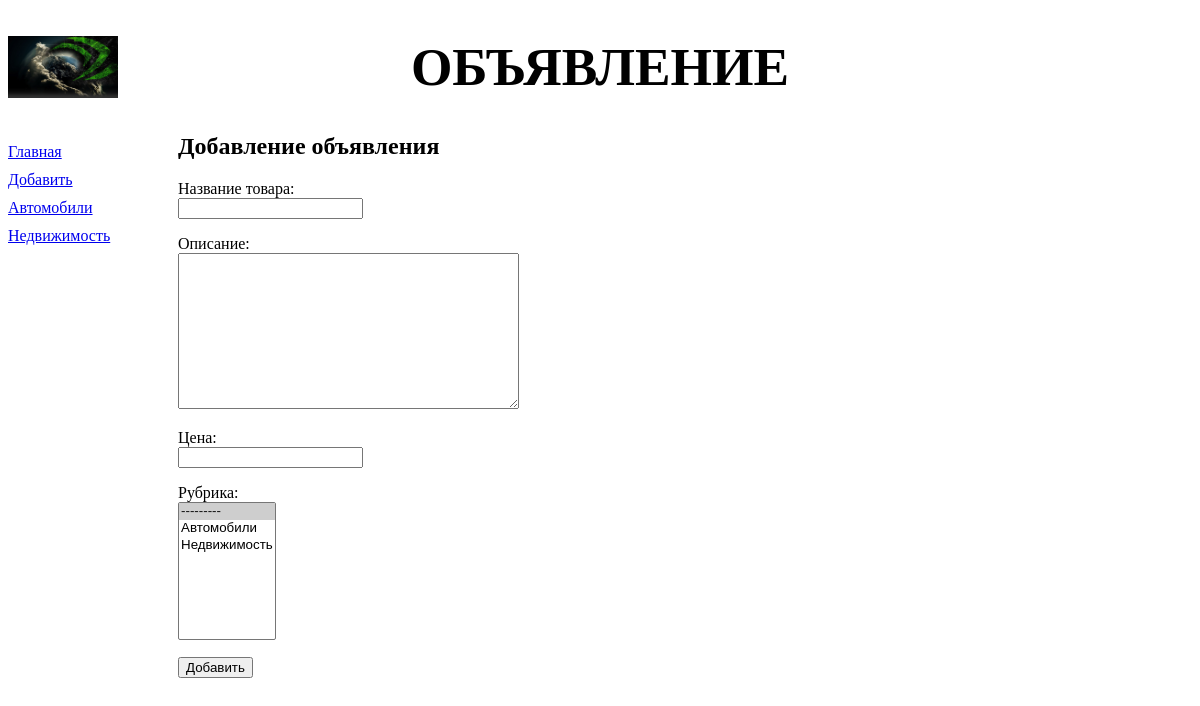
The app's page /bboard/add/, older data.
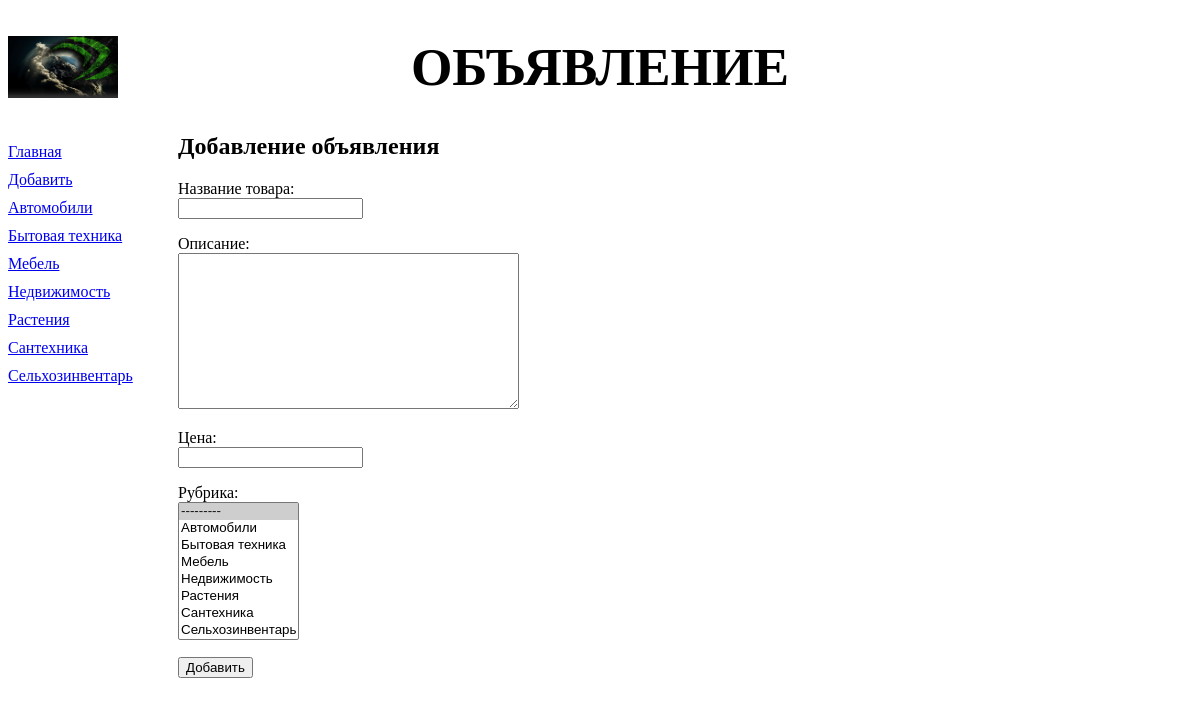
The same page, newer data.
### bboard/models.py (models this page shows)
class Rubric(models.Model):
    name = models.CharField(max_length=20, db_index=True, verbose_name='Название')
    def __str__(self):
        return self.name
    class Meta:
        verbose_name_plural = 'Рубрики'
        verbose_name = 'Рубрика'
        ordering = ['name']

### bboard/views.py (the view)
class BbCreateView(CreateView):
    template_name = 'bboard/create.html'
    form_class = BbForm
    success_url = reverse_lazy('index')
    def get_context_data(self, **kwargs):
        context=super().get_context_data(**kwargs)
        context['rubrics'] = Rubric.objects.all()
        return context

### bboard/forms.py (shortened to what this page needs)
class BbForm(ModelForm):
    title = forms.CharField(label='Название товара')
    content = forms.CharField(label='Описание',
              widget=forms.widgets.Textarea())
    price = forms.DecimalField(label='Цена', decimal_places=2)
    rubric = forms.ModelChoiceField(queryset=Rubric.objects.all(),
             label='Рубрика', help_text='Не забудьте выбрать рубрику!',
             widget=forms.widgets.Select(attrs={'size': 8}))
    class Meta:
        model = Bb
        fields = ('title', 'content', 'price', 'rubric')

### bboard/templates/bboard/create.html (shortened to what this page needs)
{% extends "layout/basic.html" %}
{% block content %}
<h2>Добавление объявления</h2>
<form method="post">
	{% for field in form.visible_fields %}
		<p>{{ field.label_tag }}<br>{{ field }}<br>
		{{ fiels.halp_text }}</p>
	{% endfor %}
	<input type="submit" value="Добавить">
</form>
{% endblock %}

### bboard/templates/layout/basic.html (shortened to what this page needs)
{% load static %}
<!DOCTYPE html>
<html>
	<head>
		<link rel="stylesheet" type="text/css" href="{% static 'bboard/style.css' %}">
	</head>
	<body>
		<header>
			<h1>Объявление</h1>
		</header>
		<nav>
			<a href="{% url 'index' %}">Главная</a>
			<a href="{% url 'add' %}">Добавить</a>
			{% for rubric in rubrics %}
			<a href="{% url 'by_rubric' rubric.pk %}">{{ rubric.name }}</a>
			{% endfor %}
		</nav>
		<section>
		{% block content %}
		{% endblock %}
		</section>
	</body>
</html>

Row changes from the older to the newer data that the page shows:
added Rubric: name "Бытовая техника"
added Rubric: name "Мебель"
added Rubric: name "Растения"
added Rubric: name "Сантехника"
added Rubric: name "Сельхозинвентарь"
Text that changed along with them:
form field rubric: "--------- ☑ / Автомобили / Недвижимость" → "--------- ☑ / Автомобили / Бытовая техника / Мебель / Недвижимость / Растения / Сантехника / Сельхозинвентарь"
